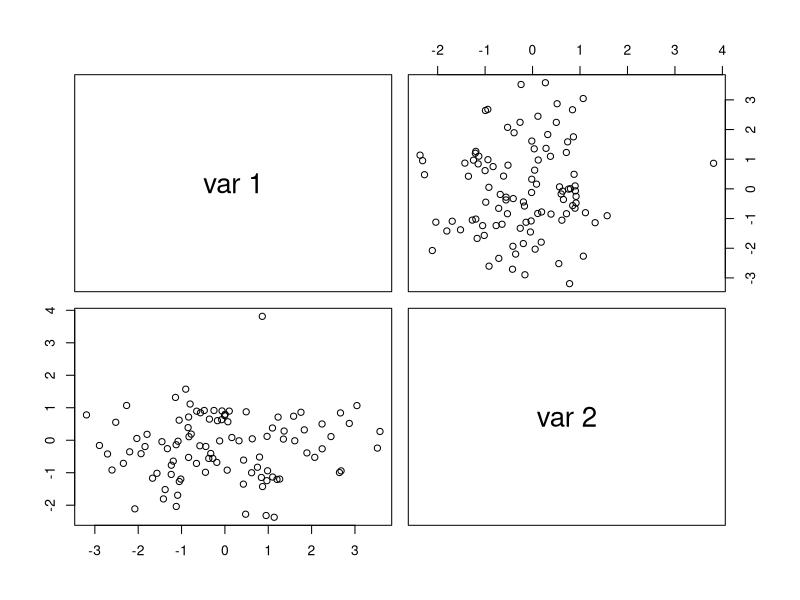
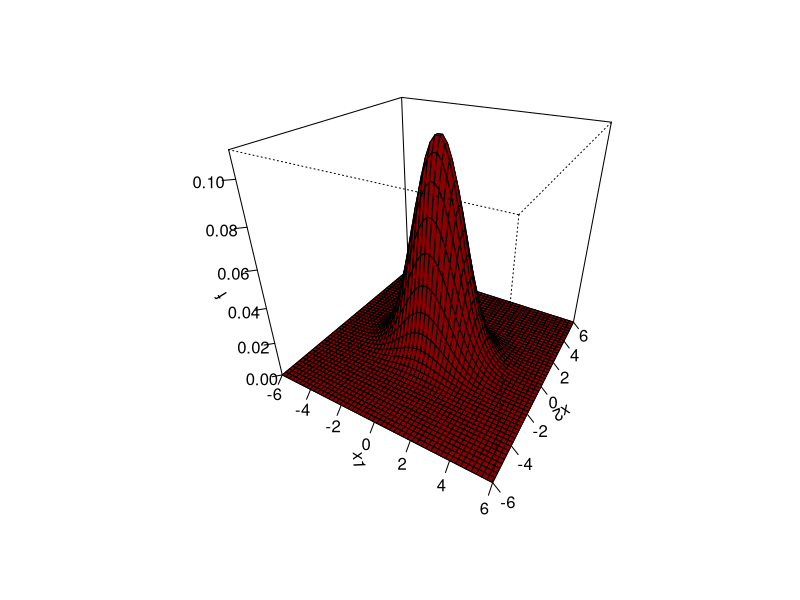
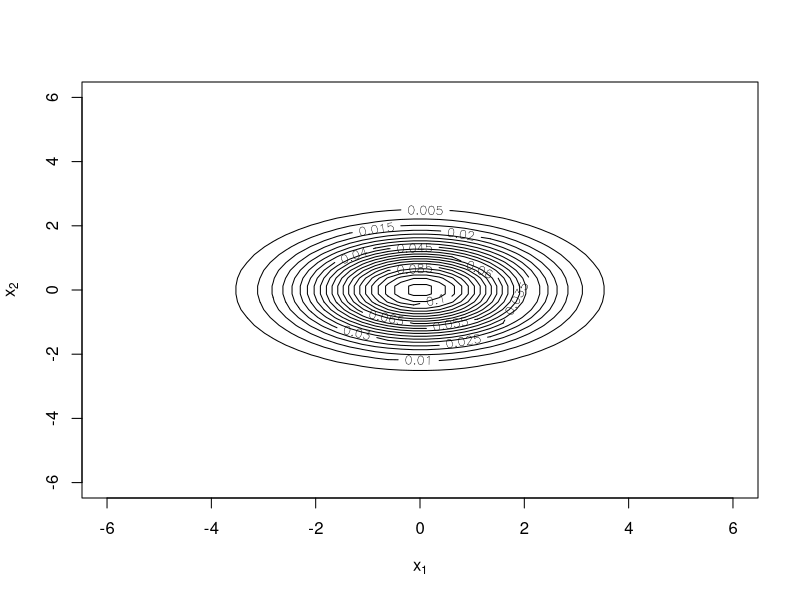

Write the R code that produced these figures, in order.
## ---- chunk 1

## vetor de medias 
mu=c(0,0)

## Matriz de covariancia 
Sigma = matrix(c(2,0,0,1),nrow=2)
Sigma


## ---- chunk 2
library(mvtnorm)

# Simulação de amostras da Normal Multivariada

set.seed(11111)
x = rmvnorm(100, mean=mu, sigma=Sigma);
pairs(x);


## ---- chunk 3

x1 <- seq(-6, 6, length= 50)
x2 <- x1

f <- matrix(0, nrow=length(x1), ncol=length(x2))

for (i in 1:length(x1))
  for (j in 1: length(x2))
    f[i,j] <- dmvnorm(c(x1[i],x2[j]), mean=mu, sigma=Sigma)

 persp(x1, x2, f, theta = 30, phi = 30, col = "darkred", ticktype = "detailed")



## ---- chunk 4


contour(x1, x2, f, draw=T, nlevels=20, labcex=0.8, 
        xlab=expression(x[1]),ylab=expression(x[2]))

